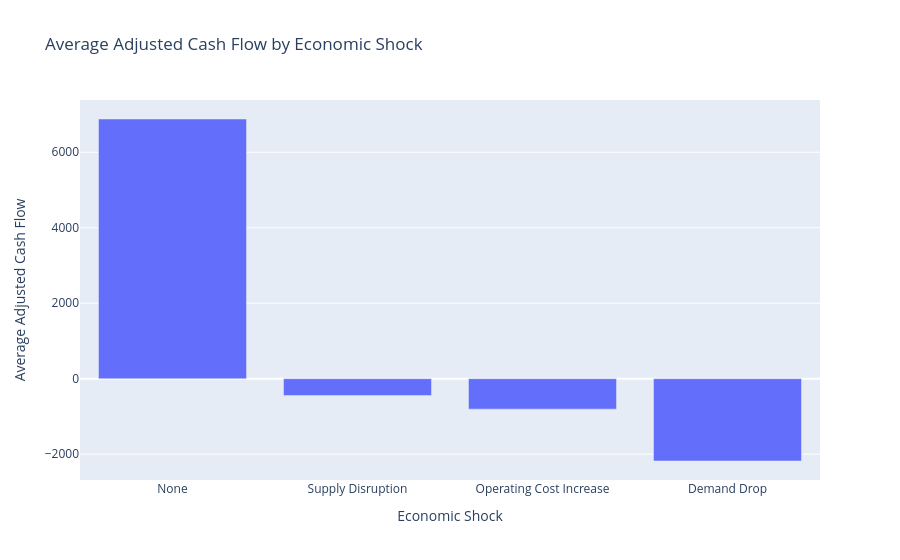
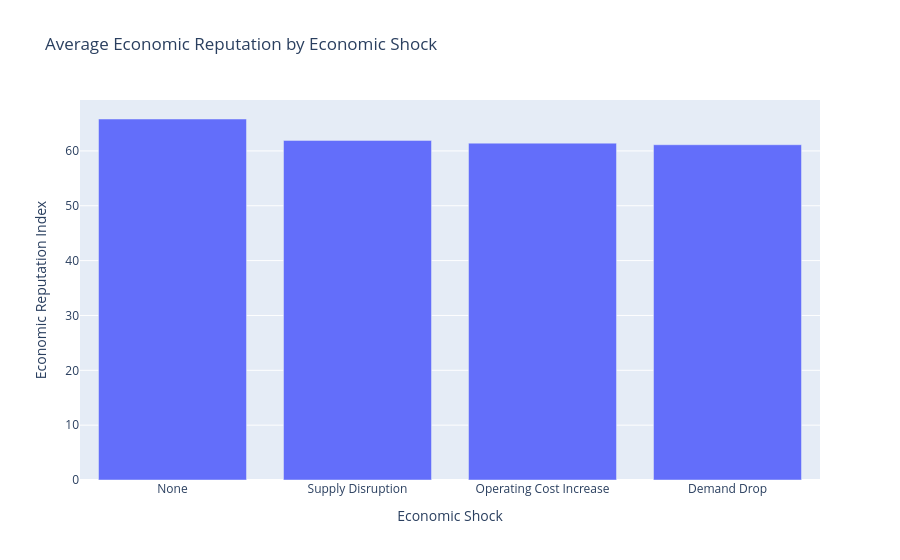

Notebook source saved alongside these figures, in order:
### Code cell
shock_analysis = (
    df.groupby("shock_type")
      .agg(
          observations=("business_id", "size"),
          avg_income=("adjusted_income", "mean"),
          avg_expenses=("adjusted_expenses", "mean"),
          avg_cash_flow=("adjusted_cash_flow", "mean"),
          avg_financial_health=("financial_health_pct", "mean"),
          avg_resilience=("resilience_pct", "mean"),
          avg_reputation=("economic_reputation_index", "mean")
      )
      .round(2)
      .sort_values("avg_reputation", ascending=False)
)

display(shock_analysis)


fig = px.bar(
    shock_analysis.reset_index(),
    x="shock_type",
    y="avg_cash_flow",
    title="Average Adjusted Cash Flow by Economic Shock",
    labels={
        "shock_type": "Economic Shock",
        "avg_cash_flow": "Average Adjusted Cash Flow"
    }
)

fig.show()


fig = px.bar(
    shock_analysis.reset_index(),
    x="shock_type",
    y="avg_reputation",
    title="Average Economic Reputation by Economic Shock",
    labels={
        "shock_type": "Economic Shock",
        "avg_reputation": "Economic Reputation Index"
    }
)

fig.show()

### Figure 1 — Plotly figure (JSON) as saved in the notebook; plotly's stock layout.template omitted (floating-point values rounded to 4 significant figures)
{"data": [{"hovertemplate": "Economic Shock=%{x}<br>Average Adjusted Cash Flow=%{y}<extra></extra>", "legendgroup": "", "marker": {"color": "#636efa", "pattern": {"shape": ""}}, "name": "", "orientation": "v", "showlegend": false, "textposition": "auto", "type": "bar", "x": ["None", "Supply Disruption", "Operating Cost Increase", "Demand Drop"], "xaxis": "x", "y": [6881.0, -446.0, -806.4, -2181.0], "yaxis": "y"}], "layout": {"barmode": "relative", "legend": {"tracegroupgap": 0}, "title": {"text": "Average Adjusted Cash Flow by Economic Shock"}, "xaxis": {"anchor": "y", "domain": [0, 1], "title": {"text": "Economic Shock"}}, "yaxis": {"anchor": "x", "domain": [0, 1], "title": {"text": "Average Adjusted Cash Flow"}}}}

### Figure 2 — Plotly figure (JSON) as saved in the notebook; plotly's stock layout.template omitted (floating-point values rounded to 4 significant figures)
{"data": [{"hovertemplate": "Economic Shock=%{x}<br>Economic Reputation Index=%{y}<extra></extra>", "legendgroup": "", "marker": {"color": "#636efa", "pattern": {"shape": ""}}, "name": "", "orientation": "v", "showlegend": false, "textposition": "auto", "type": "bar", "x": ["None", "Supply Disruption", "Operating Cost Increase", "Demand Drop"], "xaxis": "x", "y": [65.82, 61.92, 61.42, 61.13], "yaxis": "y"}], "layout": {"barmode": "relative", "legend": {"tracegroupgap": 0}, "title": {"text": "Average Economic Reputation by Economic Shock"}, "xaxis": {"anchor": "y", "domain": [0, 1], "title": {"text": "Economic Shock"}}, "yaxis": {"anchor": "x", "domain": [0, 1], "title": {"text": "Economic Reputation Index"}}}}
